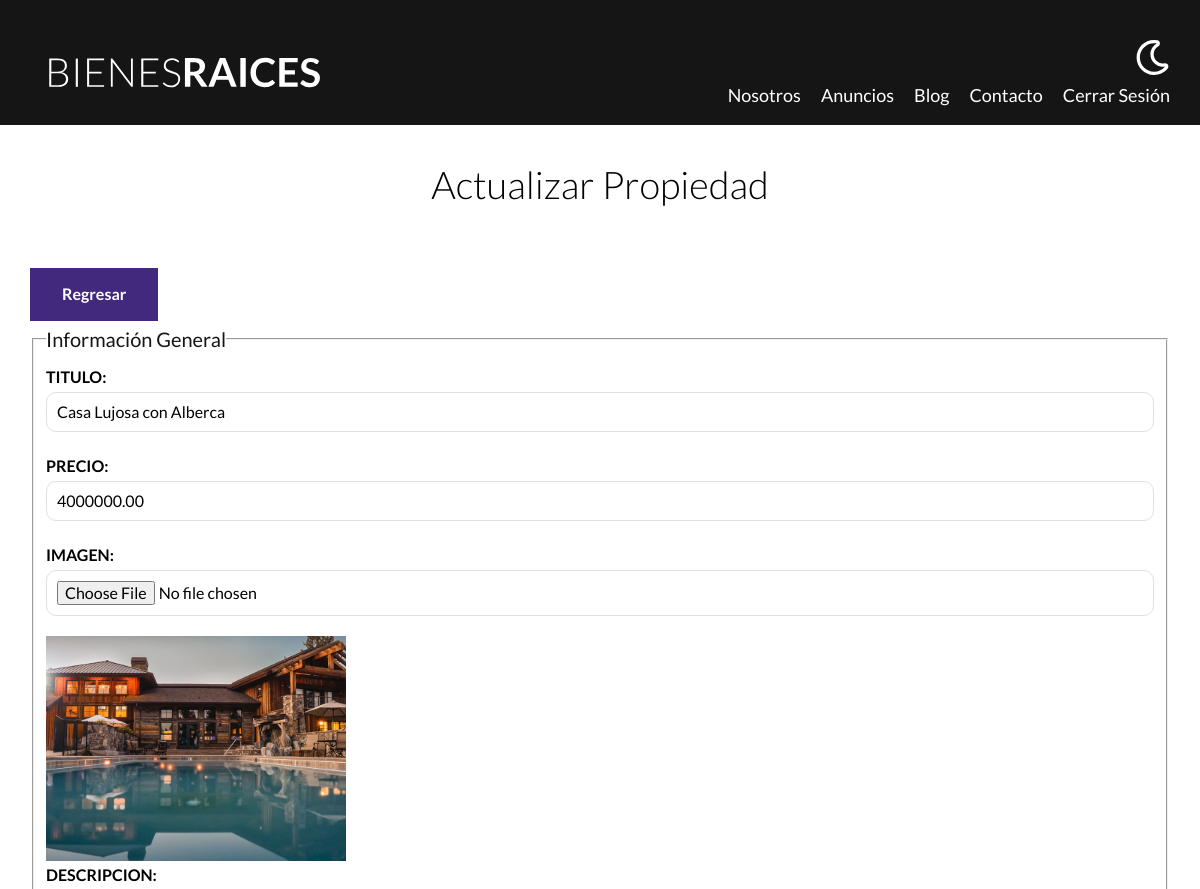
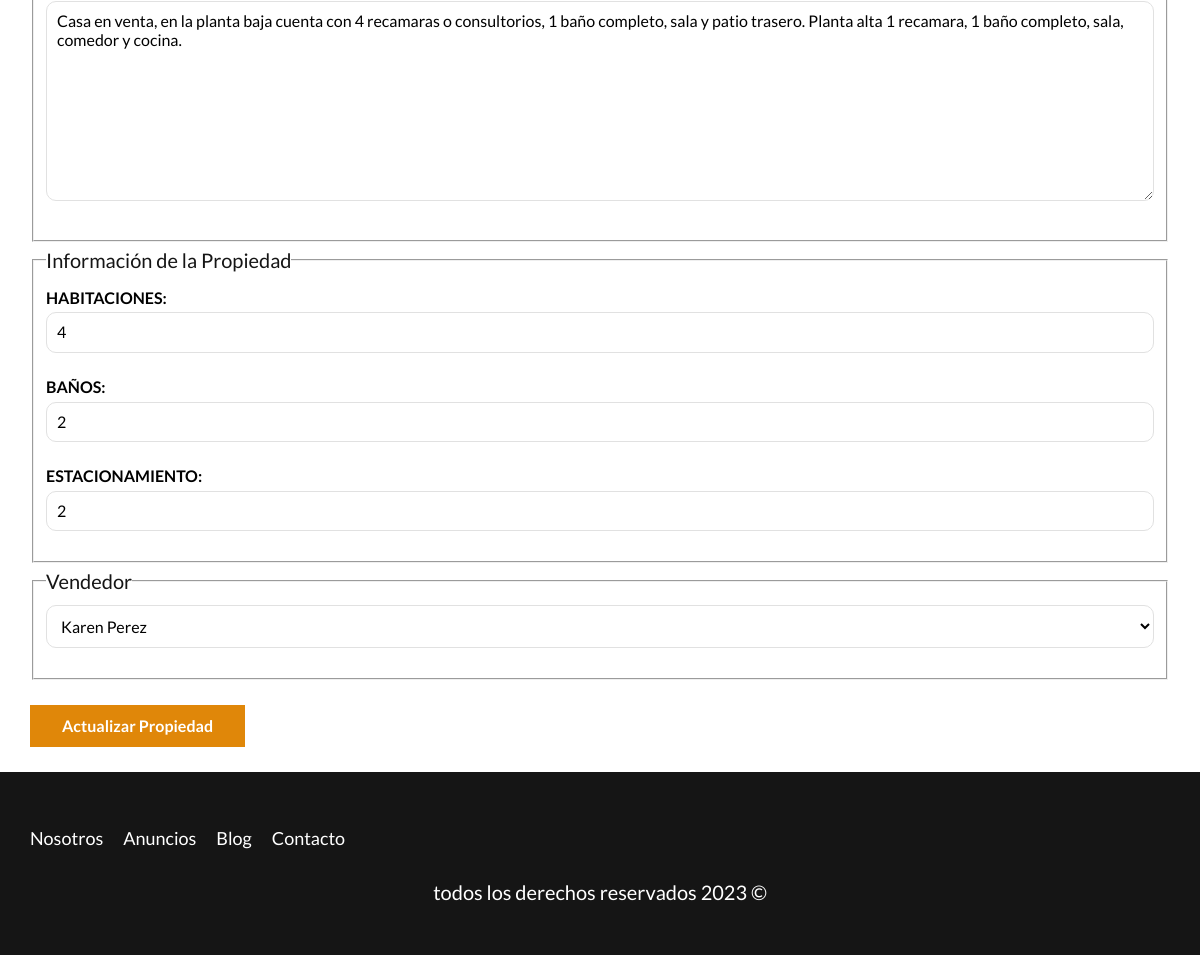
Page /admin/properties/update.php?id=8 (signed in) on the committed database (2 pictures, top to bottom).
### tables this page shows
CREATE TABLE `propiedades` (
  `id` int NOT NULL AUTO_INCREMENT,
  `nombre` varchar(45) DEFAULT NULL,
  `precio` decimal(10,2) DEFAULT NULL,
  `imagen` varchar(200) DEFAULT NULL,
  `descripcion` longtext,
  `habitaciones` int DEFAULT NULL,
  `wc` int DEFAULT NULL,
  `estacionamiento` int DEFAULT NULL,
  `creado` date DEFAULT NULL,
  `vendedores_id` int NOT NULL,
  PRIMARY KEY (`id`),
  KEY `fk_propiedades_vendedores_idx` (`vendedores_id`),
  CONSTRAINT `fk_propiedades_vendedores` FOREIGN KEY (`vendedores_id`) REFERENCES `vendedores` (`id`)
);

CREATE TABLE `vendedores` (
  `id` int NOT NULL AUTO_INCREMENT,
  `name` varchar(45) DEFAULT NULL,
  `apellido` varchar(45) DEFAULT NULL,
  `telefono` varchar(10) DEFAULT NULL,
  PRIMARY KEY (`id`)
);

### admin/properties/update.php (the view, shortened to what this page needs)
<?php
    $propertyID = $_GET['id'];
    $propertyID = filter_var($propertyID, FILTER_VALIDATE_INT);
    $db = connectDB();
    $query = "SELECT * FROM propiedades WHERE id = {$propertyID}";
    $result = mysqli_query($db, $query);
    $property = mysqli_fetch_assoc($result);
    $query = "SELECT * FROM vendedores";
    $result = mysqli_query($db,$query);
    $title = $property['nombre'];
    $price = $property['precio'];
    $description = $property['descripcion'];
    $rooms = $property['habitaciones'];
    $wc = $property['wc'];
    $parking = $property['estacionamiento'];
    $seller = $property['vendedores_id'];
    $propertyImage = $property['imagen'];
?>
    <main class="container section">
        <h1>Actualizar Propiedad</h1>
        <a href="/admin" class="btn btn-purple">Regresar</a>
        <form class="form" method="POST" enctype="multipart/form-data">
            <fieldset>
                <legend>Información General</legend>
                <label for="title">Titulo:</label>
                <input type="text" id="title" name="title" placeholder="Titulo de la propiedad" value="<?php echo $title; ?>">
                <label for="price">Precio:</label>
                <input type="number" id="price" name="price" placeholder="precio de la propiedad" value="<?php echo $price; ?>">
                <label for="image">Imagen:</label>
                <input type="file" id="image" accept="image/jpeg, image/png" name="image">
                <img src="/img/<?php echo $propertyImage; ?>" class="image-small">
                <label for="description">Descripcion:</label>
                <textarea id="description" name="description"><?php echo $description; ?></textarea>
            </fieldset>
            <fieldset>
                <legend>Información de la Propiedad</legend>
                <label for="rooms">Habitaciones:</label>
                <input type="number" id="rooms" name="rooms" placeholder="Ej: 5" min="1" max="10" value="<?php echo $rooms; ?>">
                <label for="wc">Baños:</label>
                <input type="number" id="wc" name="wc" placeholder="Ej: 5" min="1" max="10" value="<?php echo $wc; ?>">
                <label for="parking">Estacionamiento:</label>
                <input type="number" id="parking" name="parking" placeholder="Ej: 5" min="1" max="10" value="<?php echo $parking; ?>">
            </fieldset>
            <fieldset>
                <legend>Vendedor</legend>
                <select name="seller">
                    <?php while($row = mysqli_fetch_assoc($result)): ?>
                        <option <?php echo $seller === $row['id'] ? 'selected' : ''; ?> value="<?php echo $row['id']; ?>"><?php echo $row['name']." ".$row['apellido']; ?></option>
                    <?php endwhile ?>
                </select>
            </fieldset>
            <input type="submit" value="Actualizar Propiedad" class="btn btn-yellow">
        </form>
    </main>

### build/css/app.css (style rules this page uses)
html { -webkit-text-size-adjust:100%;line-height:1.15 }
body { margin:0 }
main { display:block }
h1 { font-size:2em;margin:.67em 0 }
a { background-color:transparent }
img { border-style:none }
button,input,optgroup,select,textarea { font-family:inherit;font-size:100%;line-height:1.15;margin:0 }
button,input { overflow:visible }
button,select { text-transform:none }
[type=button],[type=reset],[type=submit],button { -webkit-appearance:button }
fieldset { padding:.35em .75em .625em }
legend { box-sizing:border-box;color:inherit;display:table;max-width:100%;padding:0;white-space:normal }
textarea { overflow:auto }
html { box-sizing:border-box;font-size:62.5% }
*,:after,:before { box-sizing:inherit }
body { font-family:Lato,sans-serif;font-size:1.6rem;line-height:1.8 }
.container { margin:0 auto;max-width:120rem;width:95% }
a { text-decoration:none }
img,picture { display:block;width:100% }
h1,h2,h3 { font-family:Lato,sans-serif;font-weight:300;margin:2.5rem 0;text-align:center }
h1 { font-size:3.8rem }
.section { margin-bottom:2.5rem;margin-top:2.5rem }
.btn-yellow { background-color:#e08709;border:.2rem solid transparent;color:#fff;display:inline-block;font-weight:700;margin-top:2.5rem;padding:1rem 3rem;text-align:center;text-decoration:none;text-transform:capitalize }
.btn-purple { background-color:#42297d;border:.2rem solid transparent;color:#fff;display:inline-block;font-weight:700;margin-top:2.5rem;padding:1rem 3rem;text-align:center;text-decoration:none;text-transform:capitalize }
.form legend { color:#151515;font-size:2rem }
.form label { display:block;font-weight:700;text-transform:uppercase }
.form input:not([type=submit]),.form select,.form textarea { background-color:#fff;border:.1rem solid #e1e1e1;border-radius:1rem;display:bloc;margin-bottom:2rem;padding:1rem;width:100% }
.form textarea { height:20rem }
.image-small { width:30rem }

### rows in the picture
propiedades: title "Casa Lujosa con Alberca", price "4000000.00", imagen (picture), description "Casa en venta, en la planta baja cuenta con 4 recamaras o consultorios, 1 baño completo, sala y patio trasero. Planta alta 1 recamara, 1 baño completo, sala, comedor y cocina.", rooms "4", wc "2", parking "2", seller "Karen Perez"
